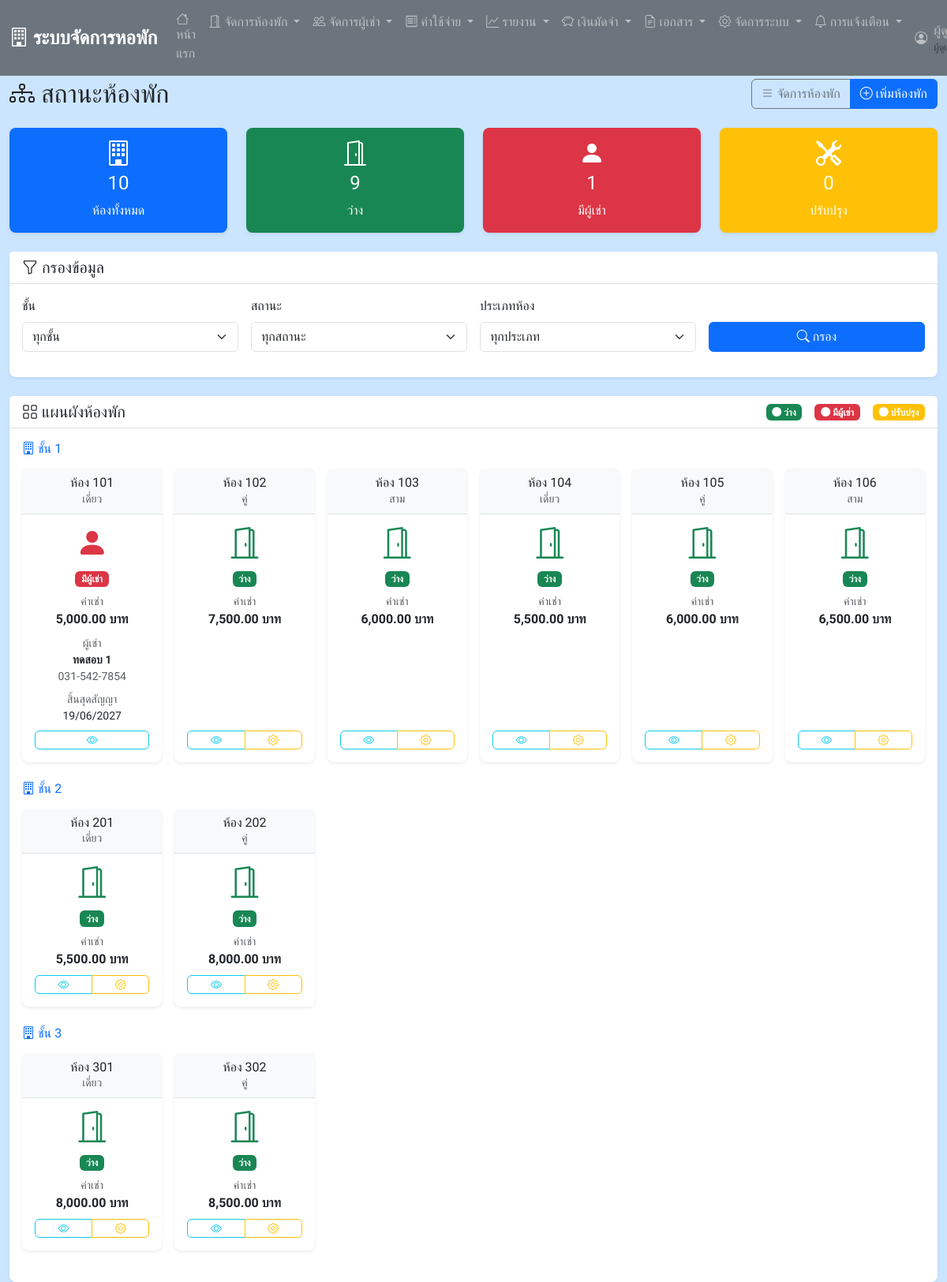
Page /rooms/room_status.php (signed in) on the committed database.
### tables this page shows
CREATE TABLE `rooms` (
  `room_id` int(11) NOT NULL,
  `room_number` varchar(10) NOT NULL,
  `room_type` enum('single','double','triple') NOT NULL,
  `monthly_rent` decimal(10,2) NOT NULL,
  `deposit` decimal(10,2) NOT NULL,
  `room_status` enum('available','occupied','maintenance') DEFAULT 'available',
  `floor_number` int(11) DEFAULT NULL,
  `room_description` text DEFAULT NULL,
  `created_at` timestamp NOT NULL DEFAULT current_timestamp()
);

### config.php (called while the page is built, shortened)
<?php
function formatCurrency($amount) {
    return number_format($amount, 2) . ' บาท';
}
function formatDate($date) {
    return date('d/m/Y', strtotime($date));
}
?>

### rooms/room_status.php (the view, shortened to what this page needs)
<?php
require_once 'includes/header.php';
$sql = "SELECT r.*,
        (SELECT COUNT(*) FROM contracts c WHERE c.room_id = r.room_id AND c.contract_status = 'active') as has_tenant,
        (SELECT CONCAT(t.first_name, ' ', t.last_name)
         FROM contracts c
         JOIN tenants t ON c.tenant_id = t.tenant_id
         WHERE c.room_id = r.room_id AND c.contract_status = 'active'
         LIMIT 1) as tenant_name,
        (SELECT c.contract_start
         FROM contracts c
         WHERE c.room_id = r.room_id AND c.contract_status = 'active'
         LIMIT 1) as move_in_date,
        (SELECT c.contract_end
         FROM contracts c
         WHERE c.room_id = r.room_id AND c.contract_status = 'active'
         LIMIT 1) as contract_end_date,
        (SELECT t.phone
         FROM contracts c
         JOIN tenants t ON c.tenant_id = t.tenant_id
         WHERE c.room_id = r.room_id AND c.contract_status = 'active'
         LIMIT 1) as tenant_phone
        FROM rooms r WHERE 1=1";
$params = [];
$sql .= " ORDER BY r.floor_number ASC, CAST(SUBSTRING(r.room_number, 2) AS UNSIGNED) ASC";
try {
    $stmt = $pdo->prepare($sql);
    $stmt->execute($params);
    $rooms = $stmt->fetchAll();
    $stats = [
        'total' => 0,
        'available' => 0,
        'occupied' => 0,
        'maintenance' => 0
    ];
    foreach ($rooms as $room) {
        $stats['total']++;
        if ($room['has_tenant'] > 0) {
            $stats['occupied']++;
        } else {
            $stats[$room['room_status']]++;
        }
    }
    $floor_stmt = $pdo->query("SELECT DISTINCT floor_number FROM rooms ORDER BY floor_number");
    $floors = $floor_stmt->fetchAll();
} catch(PDOException $e) {
    $error_message = "เกิดข้อผิดพลาดในการดึงข้อมูล: " . $e->getMessage();
}
?>
<?php include 'includes/navbar.php'; ?>
<div class="container-fluid mt-4">
    <div class="row">
        <div class="col-12">
            <div class="d-flex justify-content-between align-items-center mb-4">
                <h2 class="mb-0">
                    <i class="bi bi-diagram-3"></i>
                    สถานะห้องพัก
                </h2>
                <div class="btn-group">
                    <a href="rooms.php" class="btn btn-outline-secondary">
                        <i class="bi bi-list"></i>
                        จัดการห้องพัก
                    </a>
                    <a href="add_room.php" class="btn btn-primary">
                        <i class="bi bi-plus-circle"></i>
                        เพิ่มห้องพัก
                    </a>
                </div>
            </div>
            <div class="row mb-4">
                <div class="col-md-3">
                    <div class="card text-white bg-primary">
                        <div class="card-body text-center">
                            <i class="bi bi-building fs-2"></i>
                            <h4 class="mt-2"><?php echo $stats['total']; ?></h4>
                            <p class="mb-0">ห้องทั้งหมด</p>
                        </div>
                    </div>
                </div>
                <div class="col-md-3">
                    <div class="card text-white bg-success">
                        <div class="card-body text-center">
                            <i class="bi bi-door-open fs-2"></i>
                            <h4 class="mt-2"><?php echo $stats['available']; ?></h4>
                            <p class="mb-0">ว่าง</p>
                        </div>
                    </div>
                </div>
                <div class="col-md-3">
                    <div class="card text-white bg-danger">
                        <div class="card-body text-center">
                            <i class="bi bi-person-fill fs-2"></i>
                            <h4 class="mt-2"><?php echo $stats['occupied']; ?></h4>
                            <p class="mb-0">มีผู้เช่า</p>
                        </div>
                    </div>
                </div>
                <div class="col-md-3">
                    <div class="card text-white bg-warning">
                        <div class="card-body text-center">
                            <i class="bi bi-tools fs-2"></i>
                            <h4 class="mt-2"><?php echo $stats['maintenance']; ?></h4>
                            <p class="mb-0">ปรับปรุง</p>
                        </div>
                    </div>
                </div>
            </div>
            <div class="card mb-4">
                <div class="card-header">
                    <h5 class="mb-0">
                        <i class="bi bi-funnel"></i>
                        กรองข้อมูล
                    </h5>
                </div>
                <div class="card-body">
                    <form method="GET" class="row g-3">
                        <div class="col-md-3">
                            <label for="floor" class="form-label">ชั้น</label>
                            <select class="form-select" id="floor" name="floor">
                                <option value="">ทุกชั้น</option>
                            </select>
                        </div>
                        <div class="col-md-3">
                            <label for="status" class="form-label">สถานะ</label>
                            <select class="form-select" id="status" name="status">
                                <option value="">ทุกสถานะ</option>
                            </select>
                        </div>
                        <div class="col-md-3">
                            <label for="type" class="form-label">ประเภทห้อง</label>
                            <select class="form-select" id="type" name="type">
                                <option value="">ทุกประเภท</option>
                            </select>
                        </div>
                        <div class="col-md-3">
                            <label class="form-label">&nbsp;</label>
                            <div class="d-grid">
                                <button type="submit" class="btn btn-primary">
                                    <i class="bi bi-search"></i>
                                    กรอง
                                </button>
                            </div>
                        </div>
                    </form>
                </div>
            </div>
            <div class="card">
                <div class="card-header d-flex justify-content-between align-items-center">
                    <h5 class="mb-0">
                        <i class="bi bi-grid"></i>
                        แผนผังห้องพัก
                    </h5>
                    <div class="d-flex gap-3">
                        <span class="badge bg-success"><i class="bi bi-circle-fill"></i> ว่าง</span>
                        <span class="badge bg-danger"><i class="bi bi-circle-fill"></i> มีผู้เช่า</span>
                        <span class="badge bg-warning"><i class="bi bi-circle-fill"></i> ปรับปรุง</span>
                    </div>
                </div>
                <div class="card-body">
                    <?php if (empty($rooms)): ?>
                        <div class="text-center py-5">
                            <i class="bi bi-building display-1 text-muted"></i>
                            <h4 class="text-muted mt-3">ไม่พบข้อมูลห้องพัก</h4>
                            <p class="text-muted">ไม่มีข้อมูลที่ตรงกับเงื่อนไขการกรอง</p>
                        </div>
                    <?php else: ?>
                        <?php
                        $rooms_by_floor = [];
                        foreach ($rooms as $room) {
                            $rooms_by_floor[$room['floor_number']][] = $room;
                        }
                        ksort($rooms_by_floor);
                        ?>
                        <?php foreach ($rooms_by_floor as $floor => $floor_rooms): ?>
                            <div class="mb-4">
                                <h6 class="text-primary mb-3">
                                    <i class="bi bi-building"></i>
                                    ชั้น <?php echo $floor; ?>
                                </h6>
                                <div class="row g-3">
                                    <?php foreach ($floor_rooms as $room): ?>
                                        <?php
                                        $room_status = '';
                                        $card_class = '';
                                        $icon = '';
                                        $status_text = '';
                                        if ($room['has_tenant'] > 0) {
                                            $card_class = 'border-danger';
                                            $room_status = 'occupied';
                                            $icon = 'bi-person-fill';
                                            $status_text = 'มีผู้เช่า';
                                        } else {
                                            switch ($room['room_status']) {
                                                case 'available':
                                                    $card_class = 'border-success';
                                                    $room_status = 'available';
                                                    $icon = 'bi-door-open';
                                                    $status_text = 'ว่าง';
                                                    break;
                                            }
                                        }
                                        ?>
                                        <div class="col-xl-2 col-lg-3 col-md-4 col-sm-6">
                                            <div class="card h-100 <?php echo $card_class; ?>" style="min-height: 200px;">
                                                <div class="card-header text-center bg-light">
                                                    <h6 class="mb-0">ห้อง <?php echo $room['room_number']; ?></h6>
                                                    <small class="text-muted">
                                                        <?php
                                                        switch ($room['room_type']) {
                                                            case 'single': echo 'เดี่ยว'; break;
                                                            case 'double': echo 'คู่'; break;
                                                            case 'triple': echo 'สาม'; break;
                                                        }
                                                        ?>
                                                    </small>
                                                </div>
                                                <div class="card-body text-center d-flex flex-column">
                                                    <div class="mb-3">
                                                        <i class="<?php echo $icon; ?> fs-1 text-<?php echo $room_status == 'occupied' ? 'danger' : ($room_status == 'available' ? 'success' : 'warning'); ?>"></i>
                                                    </div>
                                                    <div class="mb-2">
                                                        <span class="badge bg-<?php echo $room_status == 'occupied' ? 'danger' : ($room_status == 'available' ? 'success' : 'warning'); ?>">
                                                            <?php echo $status_text; ?>
                                                        </span>
                                                    </div>
                                                    <div class="mb-2">
                                                        <small class="text-muted d-block">ค่าเช่า</small>
                                                        <strong><?php echo formatCurrency($room['monthly_rent']); ?></strong>
                                                    </div>
                                                    <?php if ($room['has_tenant'] > 0): ?>
                                                        <div class="mb-2">
                                                            <small class="text-muted d-block">ผู้เช่า</small>
                                                            <small class="fw-bold"><?php echo $room['tenant_name']; ?></small>
                                                            <?php if ($room['tenant_phone']): ?>
                                                                <br><small class="text-muted"><?php echo $room['tenant_phone']; ?></small>
                                                            <?php endif; ?>
                                                        </div>
                                                        <div class="mb-2">
                                                            <small class="text-muted d-block">สิ้นสุดสัญญา</small>
                                                            <small><?php echo formatDate($room['contract_end_date']); ?></small>
                                                        </div>
                                                    <?php endif; ?>
                                                    <div class="mt-auto">
                                                        <div class="btn-group w-100" role="group">
                                                            <a href="view_room.php?id=<?php echo $room['room_id']; ?>"
                                                               class="btn btn-sm btn-outline-info"
                                                               data-bs-toggle="tooltip"
                                                               title="ดูรายละเอียด">
                                                                <i class="bi bi-eye"></i>
                                                            </a>
                                                            <?php if ($room['has_tenant'] == 0): ?>
                                                                <button type="button"
                                                                        class="btn btn-sm btn-outline-warning"
                                                                        data-bs-toggle="modal"
                                                                        data-bs-target="#statusModal"
                                                                        data-room-id="<?php echo $room['room_id']; ?>"
                                                                        data-room-number="<?php echo $room['room_number']; ?>"
                                                                        data-current-status="<?php echo $room['room_status']; ?>"
                                                                        title="เปลี่ยนสถานะ">
                                                                    <i class="bi bi-gear"></i>
                                                                </button>
                                                            <?php endif; ?>
                                                        </div>
                                                    </div>
                                                </div>
                                            </div>
                                        </div>
                                    <?php endforeach; ?>
                                </div>
                            </div>
                        <?php endforeach; ?>
                    <?php endif; ?>
                </div>
            </div>
        </div>
    </div>
</div>
<?php include 'includes/footer.php'; ?>

### rows in the picture
rooms: room_number "101", room_type "เดี่ยว", status_text "มีผู้เช่า", monthly_rent "5,000.00 บาท", tenant_name "ทดสอบ 1", tenant_phone "031-542-7854", contract_end_date "19/06/2027"
rooms: room_number "102", room_type "คู่", room_status "ว่าง", monthly_rent "7,500.00 บาท"
rooms: room_number "103", room_type "สาม", room_status "ว่าง", monthly_rent "6,000.00 บาท"
rooms: room_number "104", room_type "เดี่ยว", room_status "ว่าง", monthly_rent "5,500.00 บาท"
rooms: room_number "105", room_type "คู่", room_status "ว่าง", monthly_rent "6,000.00 บาท"
rooms: room_number "106", room_type "สาม", room_status "ว่าง", monthly_rent "6,500.00 บาท"
rooms: room_number "201", room_type "เดี่ยว", room_status "ว่าง", monthly_rent "5,500.00 บาท"
rooms: room_number "202", room_type "คู่", room_status "ว่าง", monthly_rent "8,000.00 บาท"
rooms: room_number "301", room_type "เดี่ยว", room_status "ว่าง", monthly_rent "8,000.00 บาท"
rooms: room_number "302", room_type "คู่", room_status "ว่าง", monthly_rent "8,500.00 บาท"

### other values in the picture
$stats['total'] "10"
$stats['available'] "9"
$stats['occupied'] "1"
$stats['maintenance'] "0"
$floor "1"
$floor "2"
$floor "3"
